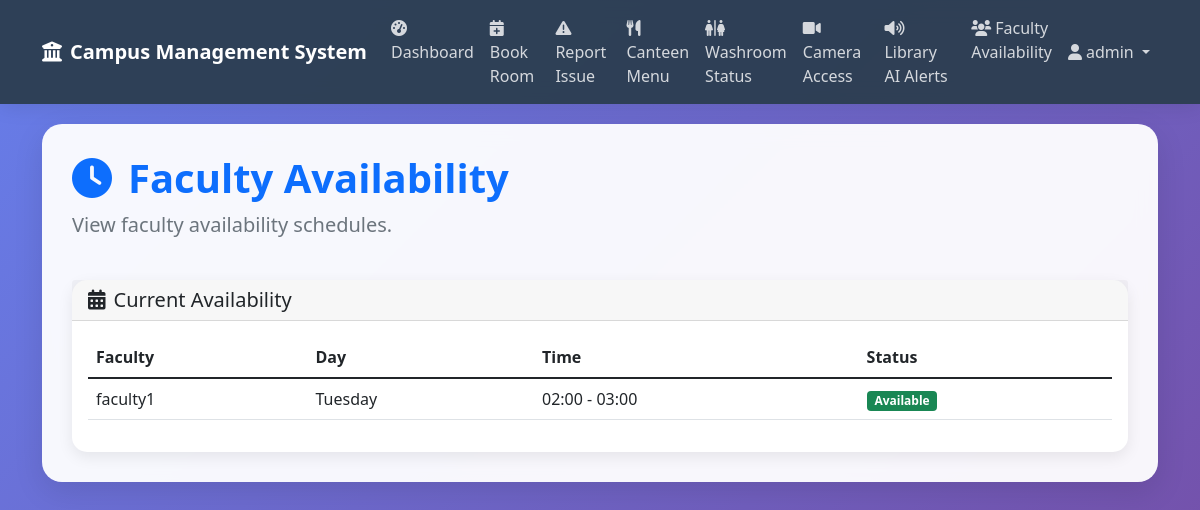
Page /teacher_availability (signed in) on the committed database.
### tables this page shows
CREATE TABLE teacher_availability (
            id INTEGER PRIMARY KEY AUTOINCREMENT,
            teacher_id INTEGER,
            day_of_week TEXT,
            start_time TIME,
            end_time TIME,
            status TEXT DEFAULT 'available',
            FOREIGN KEY (teacher_id) REFERENCES users (id)
        );

CREATE TABLE users (
            id INTEGER PRIMARY KEY AUTOINCREMENT,
            username TEXT UNIQUE NOT NULL,
            password TEXT NOT NULL,
            role TEXT NOT NULL,
            email TEXT,
            created_at TIMESTAMP DEFAULT CURRENT_TIMESTAMP
        );

### app.py (the view, shortened to what this page needs)
@app.route('/teacher_availability', methods=['GET', 'POST'])
def teacher_availability():
    if 'user_id' not in session or session['role'] not in ['faculty', 'student', 'admin']:
        return redirect(url_for('login'))
    conn = get_db_connection()
    if session['role'] == 'faculty':
        availability = conn.execute('''
            SELECT * FROM teacher_availability WHERE teacher_id = ? ORDER BY day_of_week
        ''', (session['user_id'],)).fetchall()
    else:
        availability = conn.execute('''
            SELECT ta.*, u.username FROM teacher_availability ta
            JOIN users u ON ta.teacher_id = u.id
            WHERE u.role = 'faculty'
            ORDER BY u.username, ta.day_of_week
        ''').fetchall()
    conn.close()
    return render_template('teacher_availability.html', availability=availability)

### app.py (called while the page is built)
def get_db_connection():
    conn = sqlite3.connect('campus.db')
    conn.row_factory = sqlite3.Row
    return conn

### templates/teacher_availability.html (shortened to what this page needs)
{% extends "base.html" %}
{% block content %}
<div class="main-container">
    <div class="row mb-4">
        <div class="col-md-12">
            <h1 class="display-6 fw-bold text-primary">
                <i class="fas fa-clock me-3"></i>{% if session.role == 'faculty' %}Teacher Availability{% else %}Faculty Availability{% endif %}
            </h1>
            <p class="lead text-muted">
                {% if session.role == 'faculty' %}
                    Set your availability schedule for students to view.
                {% else %}
                    View faculty availability schedules.
                {% endif %}
            </p>
        </div>
    </div>
    <div class="row">
        <div class="col-md-12">
            <div class="card">
                <div class="card-header">
                    <h5 class="card-title mb-0">
                        <i class="fas fa-calendar-alt me-2"></i>Current Availability
                    </h5>
                </div>
                <div class="card-body">
                    {% if availability %}
                        <div class="table-responsive">
                            <table class="table table-hover">
                                <thead>
                                    <tr>
                                        {% if session.role == 'faculty' %}
                                        <th>Day</th>
                                        <th>Time</th>
                                        <th>Status</th>
                                        <th>Actions</th>
                                        {% else %}
                                        <th>Faculty</th>
                                        <th>Day</th>
                                        <th>Time</th>
                                        <th>Status</th>
                                        {% endif %}
                                    </tr>
                                </thead>
                                <tbody>
                                    {% for avail in availability %}
                                    <tr>
                                        {% if session.role == 'faculty' %}
                                        <td>{{ avail.day_of_week }}</td>
                                        <td>{{ avail.start_time }} - {{ avail.end_time }}</td>
                                        <td>
                                            <span class="badge bg-{{ 'success' if avail.status == 'available' else 'warning' if avail.status == 'busy' else 'danger' }}">
                                                {{ avail.status.title() }}
                                            </span>
                                        </td>
                                        <td>
                                            <button class="btn btn-sm btn-outline-primary" onclick="editAvailability({{ avail.id }})">
                                                <i class="fas fa-edit"></i>
                                            </button>
                                            <button class="btn btn-sm btn-outline-danger" onclick="deleteAvailability({{ avail.id }})">
                                                <i class="fas fa-trash"></i>
                                            </button>
                                        </td>
                                        {% else %}
                                        <td>{{ avail.username }}</td>
                                        <td>{{ avail.day_of_week }}</td>
                                        <td>{{ avail.start_time }} - {{ avail.end_time }}</td>
                                        <td>
                                            <span class="badge bg-{{ 'success' if avail.status == 'available' else 'warning' if avail.status == 'busy' else 'danger' }}">
                                                {{ avail.status.title() }}
                                            </span>
                                        </td>
                                        {% endif %}
                                    </tr>
                                    {% endfor %}
                                </tbody>
                            </table>
                        </div>
                    {% endif %}
                </div>
            </div>
        </div>
    </div>
</div>
{% endblock %}

### templates/base.html (style rules this page uses)
:root { --primary-color: #2c3e50; --secondary-color: #3498db; --accent-color: #e74c3c; --success-color: #27ae60; --warning-color: #f39c12; --light-bg: #ecf0f1; }
body { background: linear-gradient(135deg, #667eea 0%, #764ba2 100%); min-height: 100vh; font-family: 'Segoe UI', Tahoma, Geneva, Verdana, sans-serif; }
.main-container { background: rgba(255,255,255,0.95); border-radius: 20px; box-shadow: 0 10px 30px rgba(0,0,0,0.1); margin: 20px auto; padding: 30px; backdrop-filter: blur(10px); }
.card { border: none; border-radius: 15px; box-shadow: 0 5px 15px rgba(0,0,0,0.08); transition: transform 0.3s ease, box-shadow 0.3s ease; }

### rows in the picture
teacher_availability: username "faculty1", day_of_week "Tuesday", start_time "02:00", end_time "03:00", status "Available"

### other values in the picture
{{ session.username }} "admin"
